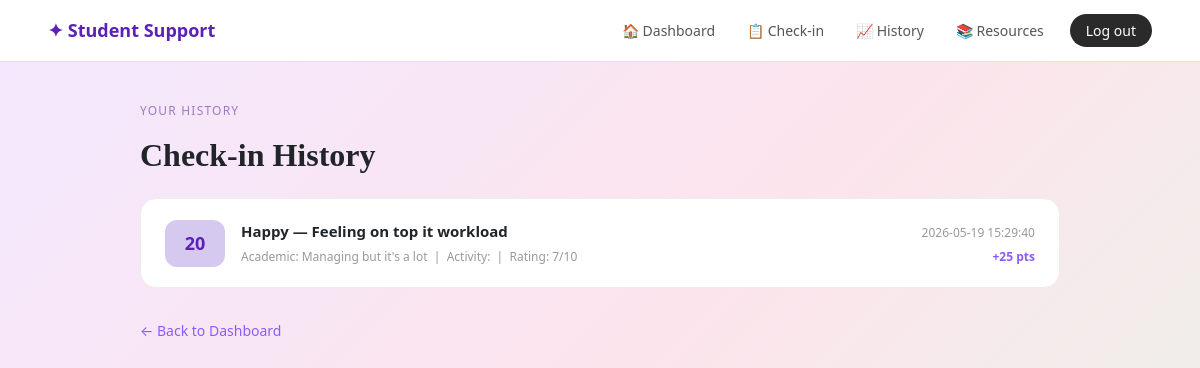
The page /view-checkins (signed in) on the database its author committed.
### tables this page shows
CREATE TABLE checkins (
            id INTEGER PRIMARY KEY AUTOINCREMENT,
            user_id INTEGER,
            mood TEXT,
            academic TEXT,
            workload TEXT,
            social TEXT,
            financial TEXT,
            sleep TEXT,
            rating INTEGER,
            score INTEGER,
            points_earned INTEGER DEFAULT 0,
            date TIMESTAMP DEFAULT CURRENT_TIMESTAMP,
            FOREIGN KEY (user_id) REFERENCES users(id)
        );

### app.py (the view)
@app.route("/view-checkins")
def view_checkins():
    if "user_id" not in session:
        return redirect(url_for("login"))
    conn = get_db_connection()
    checkins = conn.execute(
        "SELECT * FROM checkins WHERE user_id = ? ORDER BY date DESC",
        (session["user_id"],)
    ).fetchall()
    conn.close()
    return render_template("view_checkins.html", checkins=checkins)

### app.py (called while the page is built)
def get_db_connection():
    conn = sqlite3.connect("wellbeing.db")
    conn.row_factory = sqlite3.Row
    return conn

### templates/view_checkins.html
{% extends "base.html" %}
{% block content %}
<div style="max-width: 960px; margin: 0 auto; padding: 40px 20px;">
    <p style="font-size: 12px; letter-spacing: 0.1em; text-transform: uppercase; color: #9E7ABF;">Your History</p>
    <h1 style="font-family: Georgia, serif; font-size: 32px; font-weight: 600; margin-bottom: 24px;">Check-in History</h1>
    {% if checkins %}
    {% for checkin in checkins %}
    <div style="background: white; border-radius: 16px; padding: 20px 24px; margin-bottom: 12px; display: flex; align-items: center; gap: 16px; border: 1px solid #F0EDE8;">
        <div style="background: #D6C9F0; border-radius: 12px; padding: 10px 16px; font-weight: 700; color: #5B21B6; font-size: 18px; min-width: 60px; text-align: center;">
            {{ checkin.score }}
        </div>
        <div style="flex: 1;">
            <strong style="display: block; font-size: 15px;">{{ checkin.mood | capitalize }} — {{ checkin.workload | capitalize }} workload</strong>
            <span style="font-size: 12px; color: #999;">Academic: {{ checkin.academic | capitalize }} &nbsp;|&nbsp; Activity: {{ checkin.activity | capitalize }} &nbsp;|&nbsp; Rating: {{ checkin.rating }}/10</span>
        </div>
        <div style="text-align: right;">
            <span style="font-size: 12px; color: #999;">{{ checkin.date }}</span><br>
            <span style="font-size: 12px; font-weight: 600; color: #8B5CF6;">+{{ checkin.points_earned }} pts</span>
        </div>
    </div>
    {% endfor %}
    {% else %}
    <div style="text-align: center; padding: 40px; background: white; border-radius: 16px;">
        <p style="color: #aaa;">No check-ins yet — <a href="/checkin" style="color: #8B5CF6;">start your first one!</a></p>
    </div>
    {% endif %}
    <a href="/dashboard" style="display: inline-block; margin-top: 20px; color: #8B5CF6; font-size: 14px; text-decoration: none;">← Back to Dashboard</a>
</div>
{% endblock %}

### templates/base.html (style rules this page uses)
body { background: linear-gradient(135deg, #f3e8ff 0%, #fce4ec 50%, #e8f5e9 100%); min-height: 100vh; }

### rows shown on the page
checkins: score "20", mood "Happy", workload "Feeling on top it", academic "Managing but it's a lot", rating "7", date "2026-05-19 15:29:40", points_earned "25"
